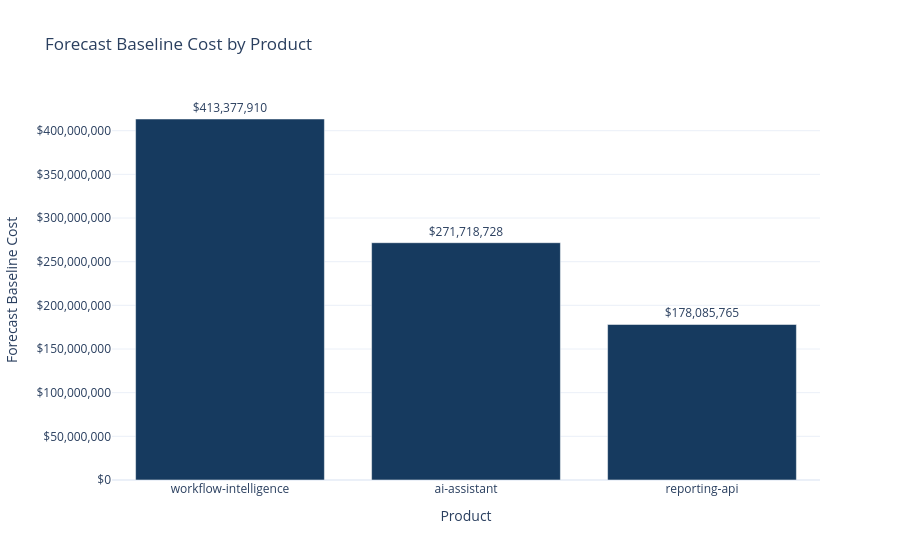

The notebook cell saved with this chart:
### Code cell
#plotly view of forecasted baseline cost, per product

forecast_by_product = (
    df.groupby("product_name", dropna=False)["forecast_baseline_cost"]
      .sum()
      .reset_index()
      .sort_values("forecast_baseline_cost", ascending=False)
)

fig = px.bar(
    forecast_by_product,
    x="product_name",
    y="forecast_baseline_cost",
    text="forecast_baseline_cost",
    title="Forecast Baseline Cost by Product"
)

fig.update_traces(
    texttemplate="$%{text:,.0f}",
    textposition="outside",
    marker_color="#163A5F"
)

fig.update_layout(
    template="plotly_white",
    xaxis_title="Product",
    yaxis_title="Forecast Baseline Cost",
    yaxis_tickprefix="$",
    yaxis_tickformat=",.0f",
    showlegend=False
)

fig.show()

### Figure 1 — Plotly figure (JSON) as saved in the notebook; plotly's stock layout.template omitted (floating-point values rounded to 4 significant figures)
{"data": [{"hovertemplate": "product_name=%{x}<br>forecast_baseline_cost=%{text}<extra></extra>", "legendgroup": "", "marker": {"color": "#163A5F", "pattern": {"shape": ""}}, "name": "", "orientation": "v", "showlegend": false, "text": [413400000.0, 271700000.0, 178100000.0], "textposition": "outside", "texttemplate": "$%{text:,.0f}", "type": "bar", "x": ["workflow-intelligence", "ai-assistant", "reporting-api"], "xaxis": "x", "y": [413400000.0, 271700000.0, 178100000.0], "yaxis": "y"}], "layout": {"barmode": "relative", "legend": {"tracegroupgap": 0}, "showlegend": false, "title": {"text": "Forecast Baseline Cost by Product"}, "xaxis": {"anchor": "y", "domain": [0, 1], "title": {"text": "Product"}}, "yaxis": {"anchor": "x", "domain": [0, 1], "tickformat": ",.0f", "tickprefix": "$", "title": {"text": "Forecast Baseline Cost"}}}}
